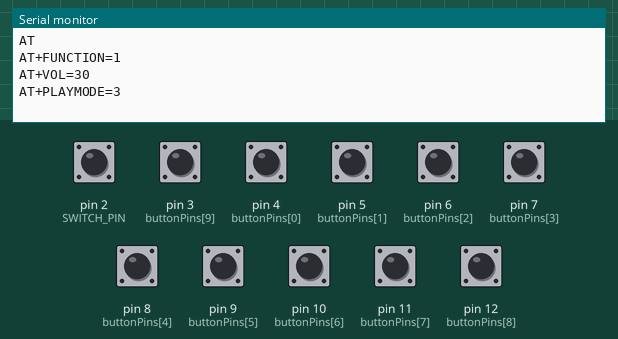
Simulated run of this sketch. Board: Arduino Nano, built with avr-gcc and run on an emulated ATmega328P. Shown: the last lines printed to the serial monitor. The test bench sets the inputs (shaded band); at power-on: pin 2 (SWITCH_PIN) HIGH, pin 3 (buttonPins[9]), pin 4 (buttonPins[0]), pin 5 (buttonPins[1]), pin 6 (buttonPins[2]), pin 7 (buttonPins[3]), pin 8 (buttonPins[4]), pin 9 (buttonPins[5]), pin 10 (buttonPins[6]), pin 11 (buttonPins[7]), pin 12 (buttonPins[8]) LOW.

Above: at 4.2 s.
4.3 s: pin 3 (buttonPins[9]) pulled HIGH for 0.15 s
At 4.9 s:
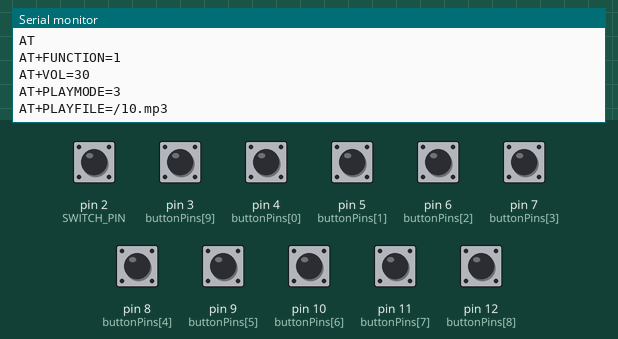
5.9 s: pin 4 (buttonPins[0]) pulled HIGH for 0.15 s
At 7.2 s:
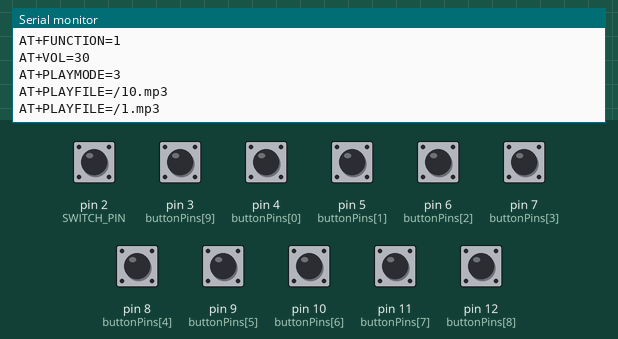
7.5 s: pin 5 (buttonPins[1]) pulled HIGH for 0.15 s
At 8.5 s:
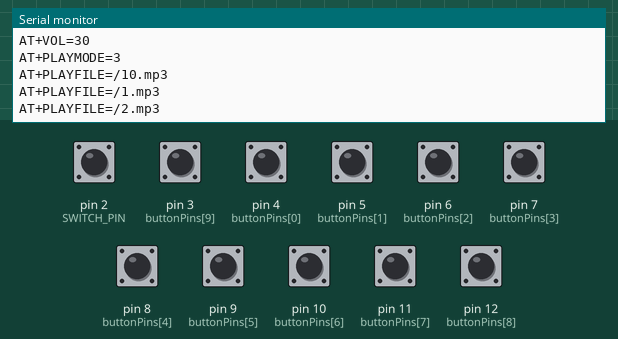
9.1 s: pin 6 (buttonPins[2]) pulled HIGH for 0.15 s
At 9.7 s:
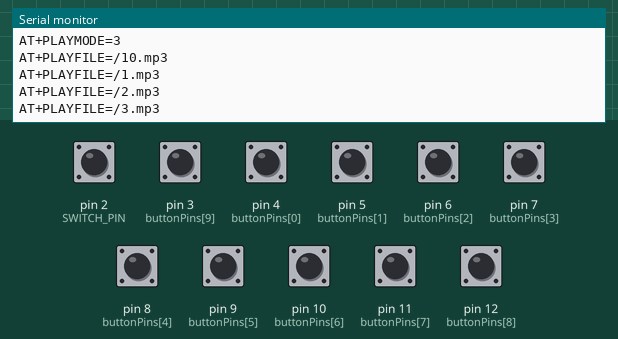
10.7 s: pin 7 (buttonPins[3]) pulled HIGH for 0.15 s
At 12.0 s:
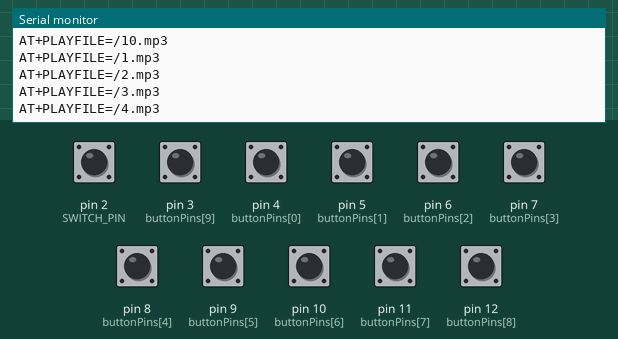
12.3 s: pin 8 (buttonPins[4]) pulled HIGH for 0.15 s
At 13.3 s:
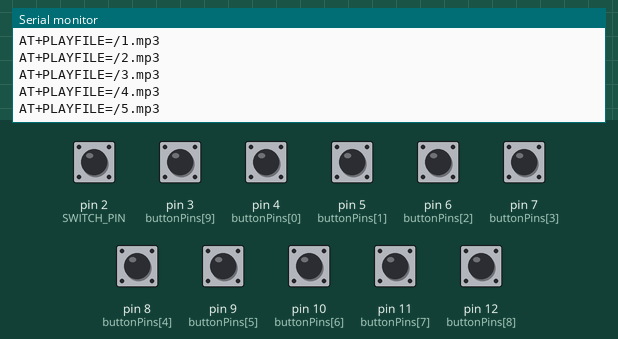
Timing chart, 0 to 14.9 s (numbered marks = the images above; inputs shaded):
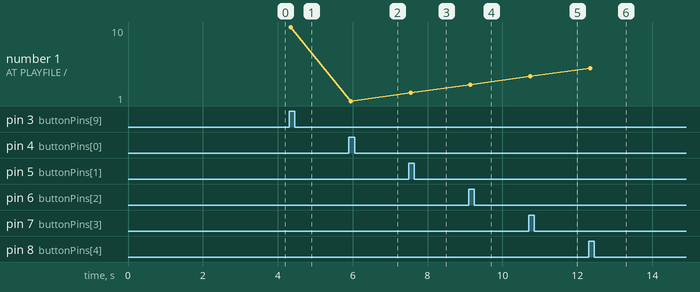

The sketch:

DFPlayerPro_30Tracks_ClassicNano_Button10_D3.ino
```cpp
/*
  Arduino Nano classic (ATmega328P) + Fermion DFPlayer Pro (DFR0768 / DF1201S)
  + 10 Gravity Digital Push Buttons
  + ON/OFF switch + B10K potentiometer

  VERSION:
    Classic Arduino Nano version corresponding to the Nano Every version
    where Button 10 was moved from D13 to D3.

  DFPlayer Pro wiring:
    DFPlayer TX  -> Arduino Nano D0 / RX
    DFPlayer RX  <- Arduino Nano D1 / TX
    DFPlayer VIN -> 5V
    DFPlayer GND -> GND

  Switch:
    One switch pin -> D2
    Other switch pin -> GND

  Potentiometer B10K:
    One outer pin   -> 5V
    Middle pin      -> A0
    Other outer pin -> GND

  Buttons:
    Button 1  signal -> D4
    Button 2  signal -> D5
    Button 3  signal -> D6
    Button 4  signal -> D7
    Button 5  signal -> D8
    Button 6  signal -> D9
    Button 7  signal -> D10
    Button 8  signal -> D11
    Button 9  signal -> D12
    Button 10 signal -> D3

    Gravity Digital Push Button:
      VCC -> 5V
      GND -> GND
      SIG -> Arduino pin

  IMPORTANT FOR CLASSIC ARDUINO NANO:
    The classic Nano has only one hardware serial port.
    This is Serial, and it is shared by:
      - USB upload
      - Serial Monitor
      - D0/RX and D1/TX
      - DFPlayer Pro

    Therefore, if upload fails:
      1) Disconnect DFPlayer TX/RX from D0/D1.
      2) Upload the sketch.
      3) Reconnect DFPlayer TX/RX.

    In normal operation, keep DFPlayer connected to D0/D1.

  Audio files in the root of DFPlayer Pro storage:
    /1.mp3  ... /30.mp3

  Function:
    Switch OFF:
      Button 1-10 -> /1.mp3 ... /10.mp3

    Switch ON and potentiometer A0 from 0 to 511:
      Button 1-10 -> /11.mp3 ... /20.mp3

    Switch ON and potentiometer A0 from 512 to 1023:
      Button 1-10 -> /21.mp3 ... /30.mp3
*/

// ------------------------- Pin settings -------------------------

const byte BUTTON_COUNT = 10;

// Button 10 is on D3, NOT D13.
const byte buttonPins[BUTTON_COUNT] = {
  4, 5, 6, 7, 8, 9, 10, 11, 12, 3
};

const byte SWITCH_PIN = 2;
const byte POT_PIN = A0;

// With this wiring, switch ON means D2 is connected to GND.
// Because we use INPUT_PULLUP, ON = LOW and OFF = HIGH.
const bool SWITCH_ON_IS_LOW = true;

// ------------------------- Behaviour settings -------------------------

const unsigned long DEBOUNCE_MS = 45;
const unsigned long MIN_RETRIGGER_MS = 300;

// DFPlayer Pro default UART speed.
const unsigned long DFPLAYER_BAUD = 115200;

// Volume range: 0 to 30.
const byte VOLUME = 30;

// ------------------------- Button state variables -------------------------

byte restState[BUTTON_COUNT];
byte lastRawState[BUTTON_COUNT];
byte stableState[BUTTON_COUNT];

unsigned long lastChangeTime[BUTTON_COUNT];
unsigned long lastPlayTime = 0;

// ------------------------- DFPlayer Pro AT commands -------------------------

void sendAT(const char* command) {
  Serial.print(command);
  Serial.print("\r\n");
}

void clearDFPlayerReplies() {
  while (Serial.available()) {
    Serial.read();
  }
}

void setupDFPlayerPro() {
  Serial.begin(DFPLAYER_BAUD);
  delay(1000);

  // Test communication.
  sendAT("AT");
  delay(150);

  // Music mode.
  sendAT("AT+FUNCTION=1");
  delay(1600);

  // Set volume.
  Serial.print(F("AT+VOL="));
  Serial.print(VOLUME);
  Serial.print("\r\n");
  delay(150);

  // Play one file once, then stop.
  sendAT("AT+PLAYMODE=3");
  delay(150);

  clearDFPlayerReplies();
}

void playTrackNumber(byte trackNumber) {
  // Official command format:
  // AT+PLAYFILE=/1.mp3
  Serial.print(F("AT+PLAYFILE=/"));
  Serial.print(trackNumber);
  Serial.print(F(".mp3\r\n"));

  delay(20);
  clearDFPlayerReplies();
}

// ------------------------- Input reading -------------------------

bool isSwitchOn() {
  byte s = digitalRead(SWITCH_PIN);

  if (SWITCH_ON_IS_LOW) {
    return (s == LOW);
  } else {
    return (s == HIGH);
  }
}

byte getTrackOffset() {
  // Switch OFF -> tracks 1 to 10.
  if (!isSwitchOn()) {
    return 0;
  }

  // Switch ON -> read potentiometer.
  int potValue = analogRead(POT_PIN);

  if (potValue <= 511) {
    return 10;  // tracks 11 to 20
  } else {
    return 20;  // tracks 21 to 30
  }
}

void setupButtons() {
  for (byte i = 0; i < BUTTON_COUNT; i++) {
    pinMode(buttonPins[i], INPUT);

    // Important: power on with all buttons released.
    byte state = digitalRead(buttonPins[i]);

    restState[i] = state;
    lastRawState[i] = state;
    stableState[i] = state;
    lastChangeTime[i] = millis();
  }
}

// ------------------------- Arduino setup -------------------------

void setup() {
  pinMode(SWITCH_PIN, INPUT_PULLUP);
  pinMode(POT_PIN, INPUT);

  setupButtons();
  setupDFPlayerPro();
}

// ------------------------- Arduino loop -------------------------

void loop() {
  unsigned long now = millis();

  clearDFPlayerReplies();

  for (byte i = 0; i < BUTTON_COUNT; i++) {
    byte raw = digitalRead(buttonPins[i]);

    // Raw state changed: restart debounce timer.
    if (raw != lastRawState[i]) {
      lastRawState[i] = raw;
      lastChangeTime[i] = now;
    }

    // Stable state confirmed.
    if ((now - lastChangeTime[i]) >= DEBOUNCE_MS && raw != stableState[i]) {
      stableState[i] = raw;

      /*
        Button press = state different from the startup released state.
        This works for both active-HIGH and active-LOW Gravity button modules.

        Important:
        When powering on the Arduino, all buttons must be released.
      */
      bool pressed = (stableState[i] != restState[i]);

      if (pressed && (now - lastPlayTime >= MIN_RETRIGGER_MS)) {
        byte offset = getTrackOffset();
        byte trackNumber = offset + i + 1;

        playTrackNumber(trackNumber);
        lastPlayTime = now;
      }
    }
  }
}
```

Measured:
- after the input at 4.3 s, the serial monitor: prints a new line after 0.05 s (image 1)
- after the input at 5.9 s, the serial monitor: prints a new line at once (image 2)
- after the input at 7.5 s, the serial monitor: prints a new line after 0.05 s (image 3)
- after the input at 9.1 s, the serial monitor: prints a new line at once (image 4)
- after the input at 10.7 s, the serial monitor: prints a new line after 0.05 s (image 5)
- after the input at 12.3 s, the serial monitor: prints a new line at once (image 6)
- plotted number 1: 10 → 1 after the input at 5.9 s, 1 → 2 after the input at 7.5 s, 3 → 4 after the input at 10.7 s, 4 → 5 after the input at 12.3 s
